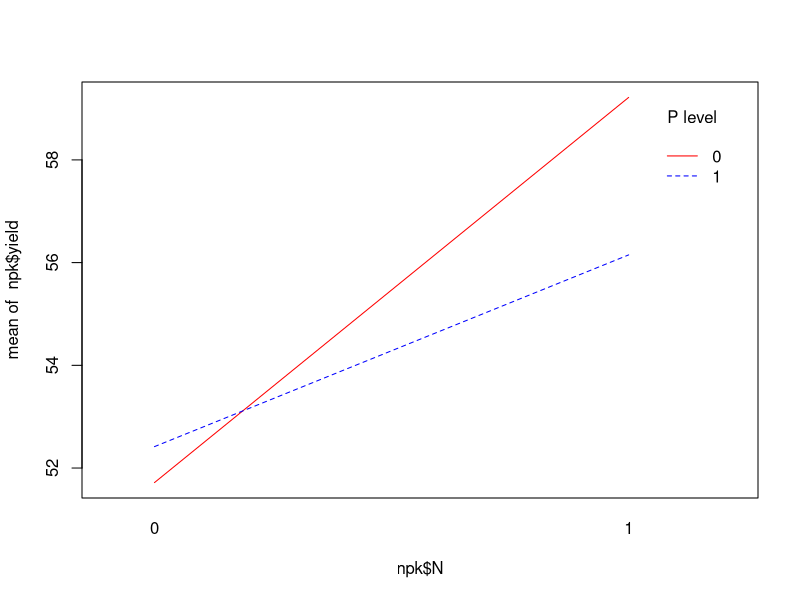
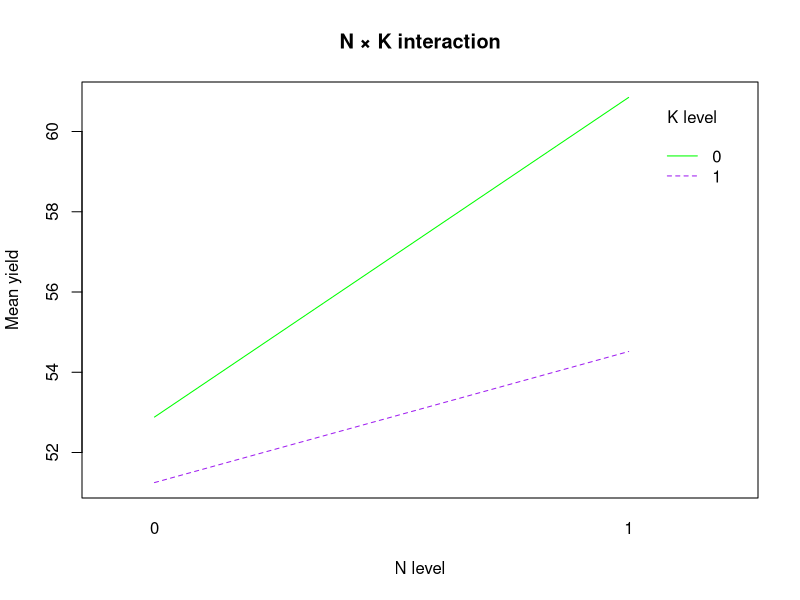
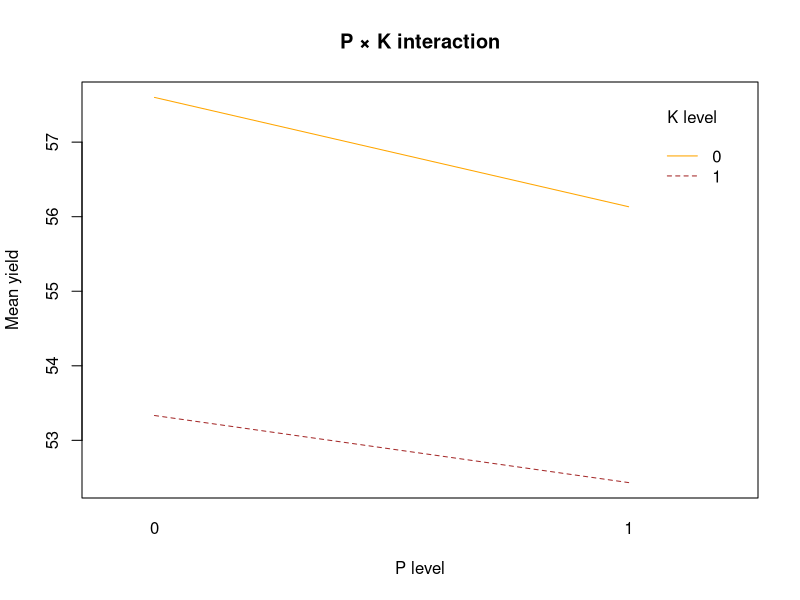
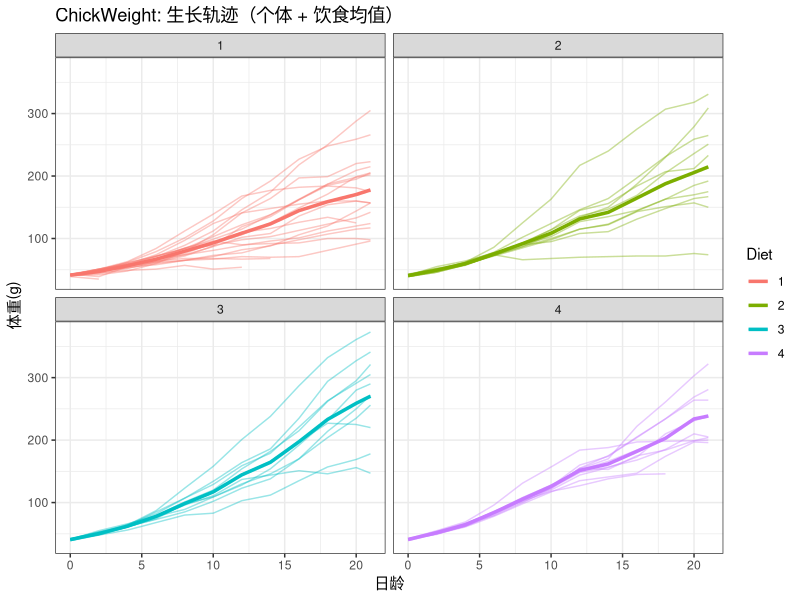
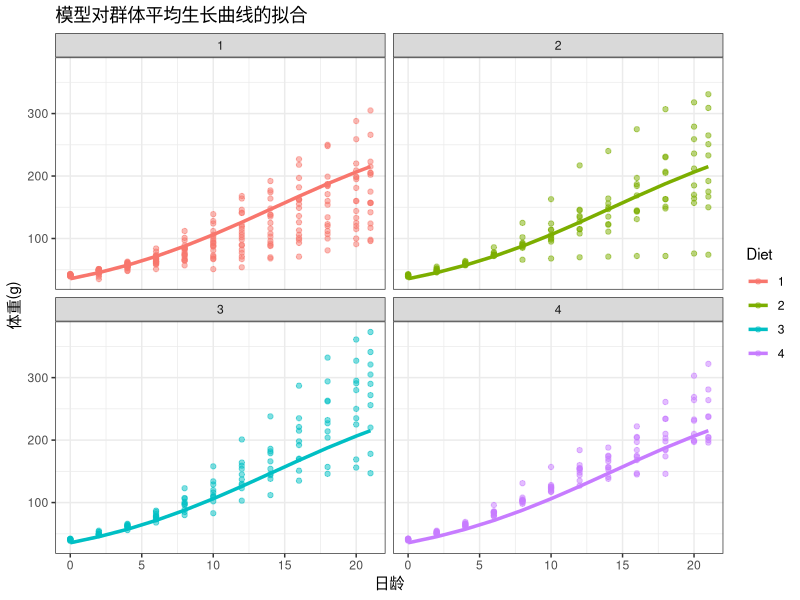
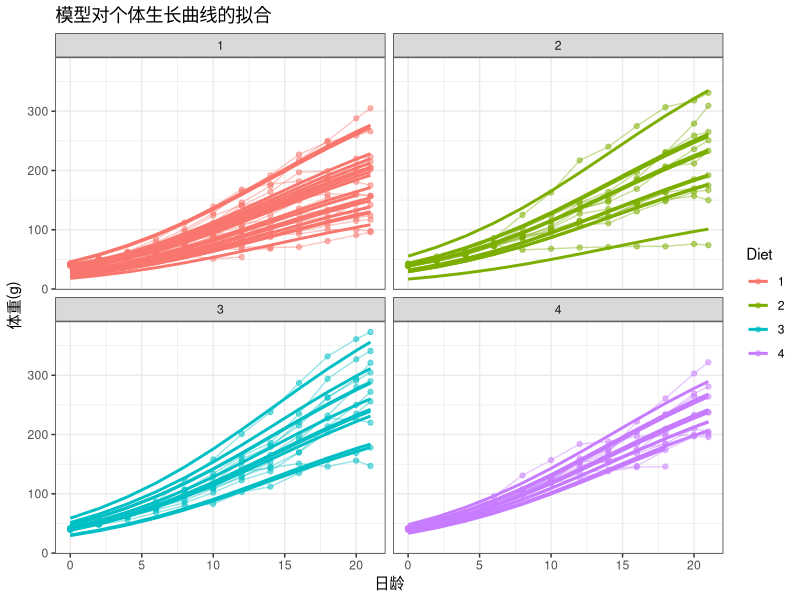
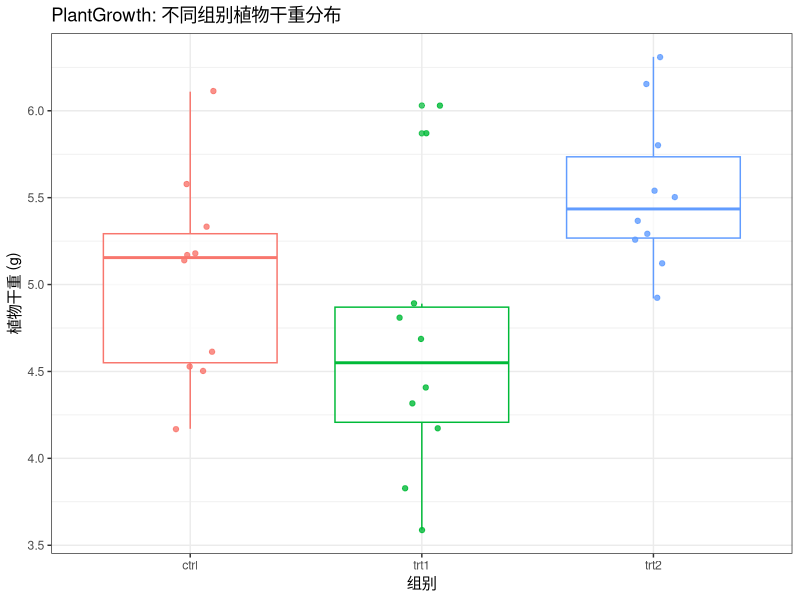
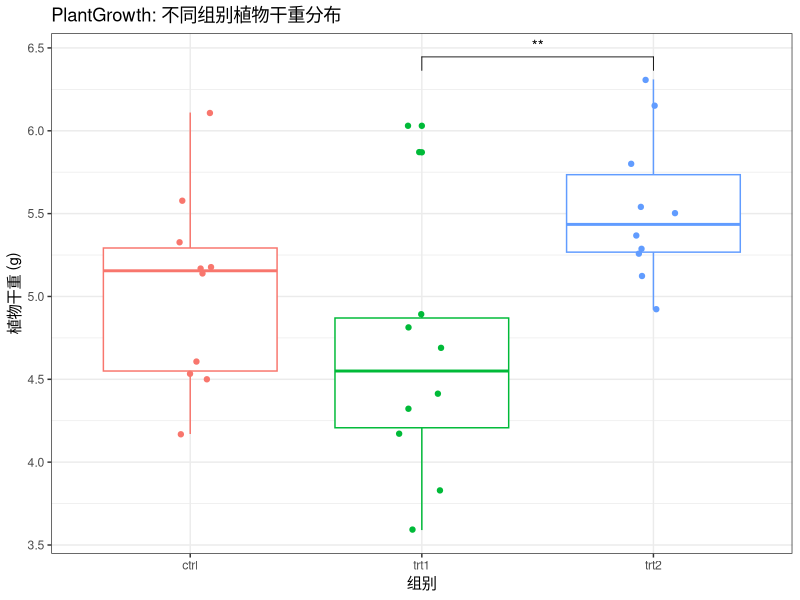

Recreate these plots in R, in order.
## ---- chunk 1
# datasets 包含了我们下面要使用的数据集
library(datasets)

# dplyr 和 tidyr 用于对数据进行清洗和格式化
library(dplyr)
library(tidyr)

# ggplot2 用于数据可视化
library(ggplot2)
## ---- chunk 2
# 载入数据集
data(npk)

# 查看数据库的行数和列数
dim(npk)

# 统计不同处理下的观测数量
npk |> count(N, P, K)
## ---- chunk 3
# 载入数据集
data(ChickWeight)

# 查看数据库的行数和列数
dim(ChickWeight)

# 查看数据概要
summary(ChickWeight)
## ---- chunk 4
# 载入数据集
data(PlantGrowth)

# 查看数据库的行数和列数
dim(PlantGrowth)

# 计算不同处理下的平均值和标准差
PlantGrowth |> group_by(group) |> 
  summarise(mean = mean(weight),
            std = sd(weight))
## ---- chunk 5
head(npk)
## ---- chunk 6
str(npk)
## ---- chunk 7
npk |> count(N, P, K)
## ---- chunk 8
library(dplyr)
npk %>%
  group_by(N, P, K) %>%
  summarise(mean_yield = mean(yield))
## ---- chunk 9
aov_N <- aov(yield ~ N, data = npk)
summary(aov_N)
## ---- chunk 10
# 对施用 P 肥做单因素 ANOVA
aov_P <- aov(yield ~ P, data = npk)
summary(aov_P)

# 对使用 K 肥做单因素 ANOVA
aov_K <- aov(yield ~ K, data = npk)
summary(aov_K)
## ---- chunk 11
aov_1way <- aov(yield ~ N + P + K, data = npk)
summary(aov_1way)
## ---- chunk 12
aov_full <- aov(yield ~ N * P * K, data = npk)
summary(aov_full)
## ---- chunk 13
aov_2way <- aov(yield ~ (N + P + K)^2, data = npk)
summary(aov_2way)
## ---- chunk 14
interaction.plot(npk$N, npk$P, npk$yield, fun = mean,
                 col = c("red","blue"), lty = 1:2, trace.label = "P level")
## ---- chunk 15
# N × K 交互作用
interaction.plot(npk$N, npk$K, npk$yield, fun = mean,
                 col = c("green","purple"), lty = 1:2, trace.label = "K level",
                 xlab = "N level", ylab = "Mean yield", main = "N × K interaction")

# P × K 交互作用
interaction.plot(npk$P, npk$K, npk$yield, fun = mean,
                 col = c("orange","brown"), lty = 1:2, trace.label = "K level",
                 xlab = "P level", ylab = "Mean yield", main = "P × K interaction")
## ---- chunk 16
head(ChickWeight)
## ---- chunk 17
str(ChickWeight)
## ---- chunk 18
# 各饲料的平均增长轨迹
ggplot(ChickWeight, aes(x = Time, y = weight, group = Chick, color = Diet)) +
  geom_line(alpha = 0.4) +
  stat_summary(aes(group = Diet), fun = mean, geom = "line", linewidth = 1.2) +
  facet_wrap(~Diet) +
  labs(title = "ChickWeight: 生长轨迹（个体 + 饮食均值）", x = "日龄", y = "体重(g)") +
  theme_bw()
## ---- chunk 19
# 加载软件包
library(nlme)
## ---- chunk 20
# 按小鸡个体分别拟合逻辑斯蒂曲线
fm1 <- nlsList(weight ~ SSlogis(Time, Asym, xmid, scal) | Chick,
               data = ChickWeight)
summary(fm1)
## ---- chunk 21
# 混合效应非线性模型：固定效应 + 随机效应
fm2 <- nlme(weight ~ SSlogis(Time, Asym, xmid, scal),
            data = ChickWeight,
            fixed = Asym + xmid + scal ~ Diet,   # 饮食作为固定效应
            random = Asym ~ 1 | Chick)           # 小鸡的最大体重有个体差异
summary(fm2)
## ---- chunk 22
# 提取群体平均预测值（固定效应）
ChickWeight$fixed_pred <- predict(fm2, level = 0)

# 提取个体预测值（固定效应 + 随机效应）
ChickWeight$indiv_pred <- predict(fm2, level = 1)
## ---- chunk 23
library(ggplot2)

ggplot(ChickWeight, aes(x = Time, y = weight, color = Diet)) +
  # 绘制原始数据点
  geom_point(alpha = 0.5) +
  # 绘制群体平均拟合曲线
  geom_line(aes(y = fixed_pred), linewidth = 1.2) +
  # 按饲料分面
  facet_wrap(~Diet) +
  labs(
    title = "模型对群体平均生长曲线的拟合",
    x = "日龄",
    y = "体重(g)"
  ) +
  theme_bw()
## ---- chunk 24
ggplot(ChickWeight, aes(x = Time, y = weight, group = Chick, color = Diet)) +
  # 绘制原始数据点和个体曲线
  geom_line(aes(y = weight), alpha = 0.4) +
  geom_point(alpha = 0.5) +
  # 绘制个体拟合曲线
  geom_line(aes(y = indiv_pred), linewidth = 1) +
  # 按饲料分面
  facet_wrap(~Diet) +
  labs(
    title = "模型对个体生长曲线的拟合",
    x = "日龄",
    y = "体重(g)"
  ) +
  theme_bw()
## ---- chunk 25
# 载入数据集
data(PlantGrowth)

# 查看数据结构
str(PlantGrowth)

# 查看数据概要
summary(PlantGrowth)
## ---- chunk 26
ggplot(PlantGrowth, aes(x = group, y = weight, color = group)) +
  # 添加箱线图，展示中位数、四分位数和异常值
  geom_boxplot(alpha = 0.7) +
  # 添加原始数据点，jitter 避免重叠
  geom_jitter(width = 0.1, alpha = 0.8) +
  theme_bw() +
  labs(title = "PlantGrowth: 不同组别植物干重分布",
       x = "组别",
       y = "植物干重 (g)") +
  # 移除图例
  guides(color = "none")
## ---- chunk 27
# 构建单因素方差分析模型
fit_pg <- aov(weight ~ group, data = PlantGrowth)

# 输出 ANOVA 结果摘要
summary(fit_pg)
## ---- chunk 28
library(car)
leveneTest(weight ~ group, data = PlantGrowth)              
## ---- chunk 29
shapiro.test(residuals(fit_pg))
## ---- chunk 30
# 使用 TukeyHSD() 函数进行事后多重比较
TukeyHSD(fit_pg)
## ---- chunk 31
library(ggpubr)

ggplot(PlantGrowth, aes(x = group, y = weight, color = group)) +
  geom_boxplot() +
  geom_jitter(width = 0.1) +
  stat_compare_means(
    method = "t.test",
    label = "p.signif",
    comparisons = list(c("trt2","trt1"))) +
  labs(title = "PlantGrowth: 不同组别植物干重分布",
       x = "组别",
       y = "植物干重 (g)") +
  theme_bw() +
  guides(color = "none")
